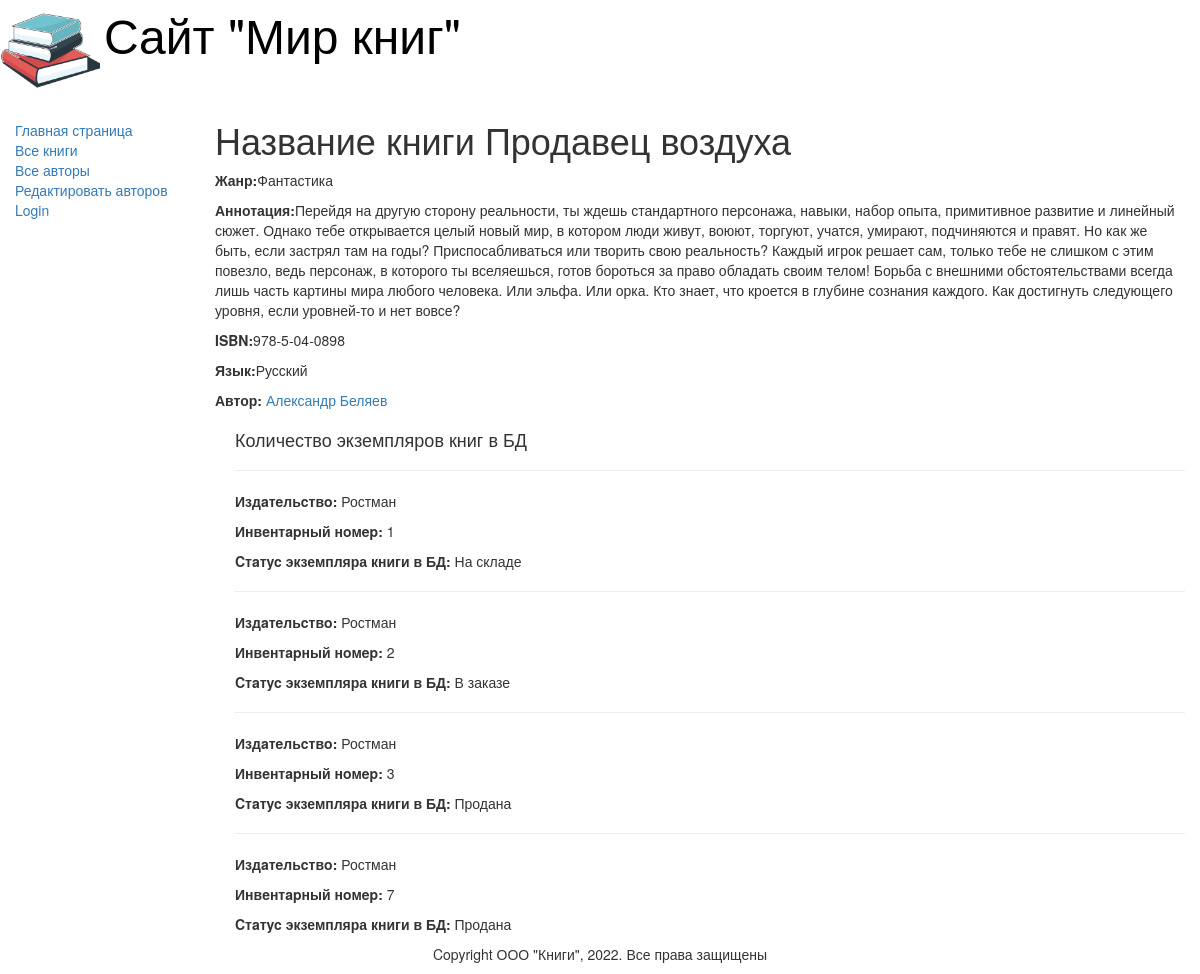
Page /book/1 on the earlier database version.
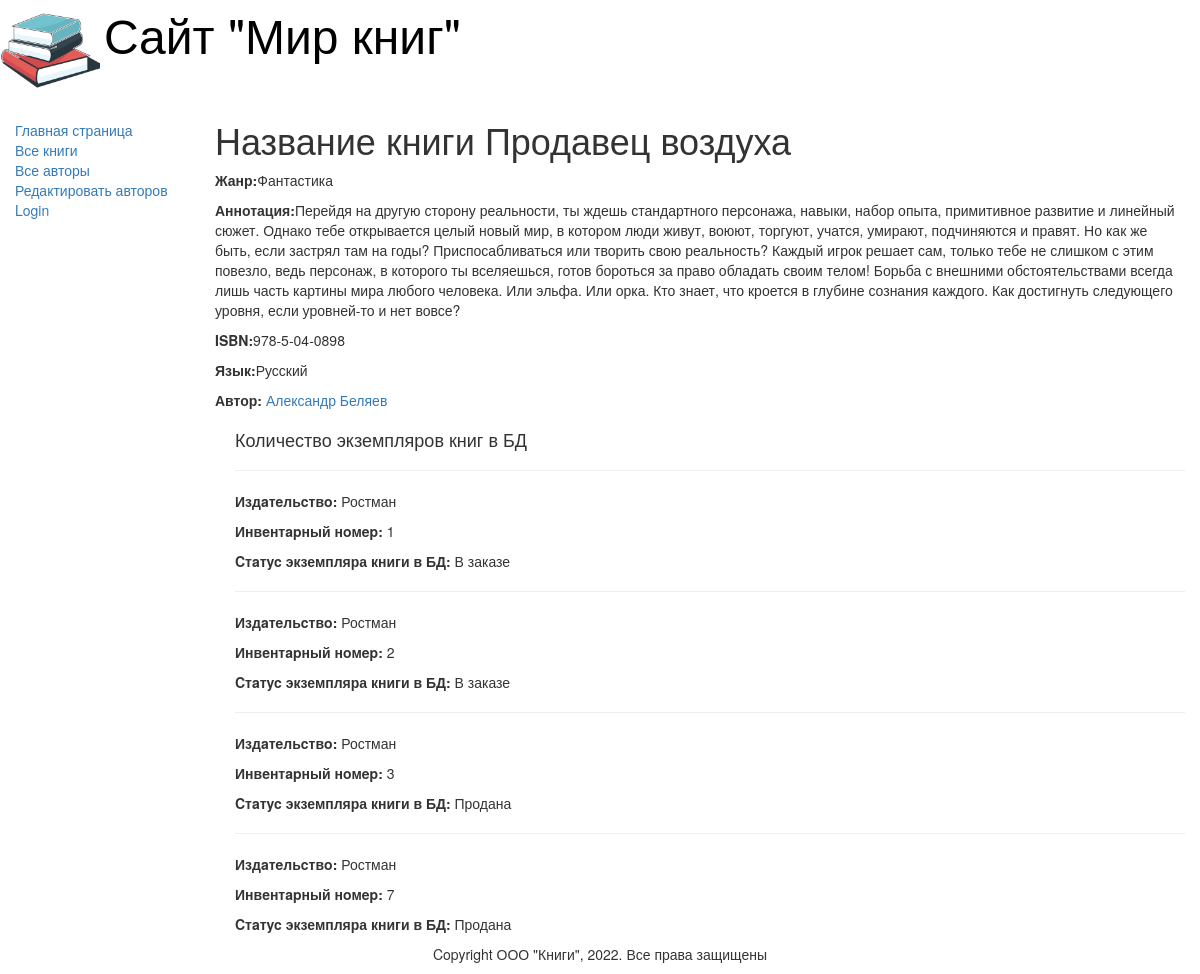
Same page on the later database version.
### catalog/models.py (models this page shows, shortened)
class Book(models.Model):
    title = models.CharField(max_length=200,
                             help_text="Введите название книги",
                             verbose_name="Название книги")
    genre = models.ForeignKey('Genre', on_delete=models.CASCADE,
                              help_text="Введите жанр для книги",
                              verbose_name="Жанр книги", null=True)
    language = models.ForeignKey('Language', on_delete=models.CASCADE,
                                 help_text="Введите язык для книги",
                                 verbose_name="Язык книги", null=True)
    author = models.ManyToManyField("Author",
                                    help_text="Введите автора книги",
                                    verbose_name="Автор книги")
    summary = models.TextField(max_length=1000,
                               help_text="Краткое описание книги",
                               verbose_name="Аннотация книги")
    isbn = models.CharField(max_length=13,
                            help_text="Должен содержать 13 символов",
                            verbose_name="ISBN книги")
    def display_author(self):
        return ' и '.join([author.last_name for author in self.author.all()])
    display_author.short_description = 'Авторы'

class Genre(models.Model):
    name = models.CharField(max_length=200,
                            help_text="Введите жанр книги",
                            verbose_name="Жанр книги")
    def __str__(self):
        return self.name

class Language(models.Model):
    name = models.CharField(max_length=20,
                            help_text="Введите язык книги",
                            verbose_name="Язык книги")
    def __str__(self):
        return self.name

class Author(models.Model):
    first_name = models.CharField(max_length=100,
                                  help_text="Введите имя автора",
                                  verbose_name="Имя автора")
    last_name = models.CharField(max_length=100,
                                 help_text="Введите фамилию автора",
                                 verbose_name="Фамилия автора")
    date_of_birth = models.DateField(help_text="Введите дату рождения",
                                     verbose_name="Дата рождения",
                                     null=True, blank=True)
    date_of_death = models.DateField(help_text="Введите дату смерти",
                                     verbose_name="Дата смерти",
                                     null=True, blank=True)

class BookInstance(models.Model):
    book = models.ForeignKey("Book", on_delete=models.CASCADE, null=True)
    inv_nom = models.CharField(max_length=20, null=True,
                               help_text="Введите инвентарный номер экземпляра",
                               verbose_name="Инвентарный номер")
    imprint = models.CharField(max_length=200,
                               help_text="Введите издание и год выпуска",
                               verbose_name="Издательство")
    status = models.ForeignKey("Status", on_delete=models.CASCADE, null=True,
                               help_text="Изменить состояние экземпляра",
                               verbose_name="Статус экземпляра книги")
    due_back = models.DateField(null=True, blank=True,
                                help_text="введите конец срока статуса",
                                verbose_name="Дата окончания статуса")
    borrower = models.ForeignKey(User, on_delete=models.SET_NULL,
                                 null=True, blank=True,
                                 verbose_name='Заказчик', help_text='Выберите заказчика книги')

class Status(models.Model):
    name = models.CharField(max_length=20,
                            help_text="Введите статус экземпляра книги",
                            verbose_name="Статус экземпляра книги")
    def __str__(self):
        return self.name

### catalog/views.py (the view)
# urls.py: re_path(r'^book/(?P<pk>\d+)$', views.BookDetailView.as_view(), name='books-detail'),
class BookDetailView(generic.DetailView):
    model = Book

### templates/catalog/book_detail.html (shortened to what this page needs)
{% extends "base_generic.html" %}
{% block content %}
<h1> Название книги {{book.title}}</h1>
<p><strong>Жанр:</strong>{{ book.genre }}</p>
<p><strong>Аннотация:</strong>{{ book.summary }}</p>
<p><strong>ISBN:</strong>{{ book.isbn }}</p>
<p><strong>Язык:</strong>{{ book.language }}</p>
{% for author in book.author.all %}
<p><strong>Автор:</strong>
<a href="">{{author.first_name}} {{author.last_name}}</a></p>
{% endfor %}
<div style="margin-left: 20px;margin-top:20px">
    <h4>Количество экземпляров книг в БД</h4>
    {% for copy in book.bookinstance_set.all %}
<hr><p class="{% if copy.status == 1 %} text-success
{% elif copy.status == 2 %} text-danger
{% else %} text-warning
{% endif %}"> {{ copy.get_status_display }}</р>
<p><strong>Издaтeльcтвo:</strong> {{copy.imprint}}</p>
<p><strong>Инвeнтapный нoмep:</strong> {{copy.id}}</p>
<p><strong>Cтaтyc экземпляра книги в БД:</strong> {{copy.status}}</p>
{% endfor %}
</div>
{% endblock %}

### templates/base_generic.html (shortened to what this page needs)
<!DOCTYPE html>
<html lang="en" xmlns="http://www.w3.org/1999/html">
<head>
    <link rel="stylesheet" href="https://maxcdn.bootstrapcdn.com/bootstrap/3.3.7/css/bootstrap.min.css">
    {% load static %}
    <link rel="stylesheet" href="{% static 'css/styles.css' %}">
    {% block head %}
    <img src="{% static 'images/logotip.jpg' %}" style="width:100px; geight:100px;" align="absmiddle">
    <font size=7, color="Black">Сайт "Мир книг"</font>
    {% endblock %}
</head>
<body>
<div class="container-fluid">
    <div class="row">
        <div class="col-sm-2">
            {% block sidebar %}
            <ul class="sidebar-nav">
                <li><a href="{% url 'index' %}">Главная страница</a></li>
                <li><a href="{% url 'books' %}">Все книги</a></li>
                <li><a href="{% url 'authors' %}">Все авторы</a></li>
                <li><a href="{% url 'authors_add' %}">Редактировать авторов</a></li>
                {% if user.is_authenticated %}
                <li>Пользователь:{{user.get_username}}</li>
                <li><a href="{% url 'my-borrowed' %}">Заказаные книги</a></li>
                <li><a href="{% url 'book_create' %}">Добавить книгу</a></li>
                <li><a href="{% url 'logout' %}?next={{request.path}}">Logout</a></li>
                {% else %}
                <li><a href="{% url 'login' %}?next={{request.path}}">Login</a></li>
                {% endif %}
            </ul>
            {% endblock %}
        </div>
        <div class="col-sm-10">
            {% block content %}{% endblock %}
        </div>
    </div>
</div>
<footer class="border-top fixed-bottom">
        <p class="text-center">Copyright ООО "Книги", 2022. Все права защищены</p>
</footer>
</body>
</html>

### static/css/styles.css (style rules this page uses)
.sidebar-nav { margin-top: 20px; padding: 0; list-style: none; }

Differences in the rows shown:
changed BookInstance id 1: status "На складе" → "В заказе"
